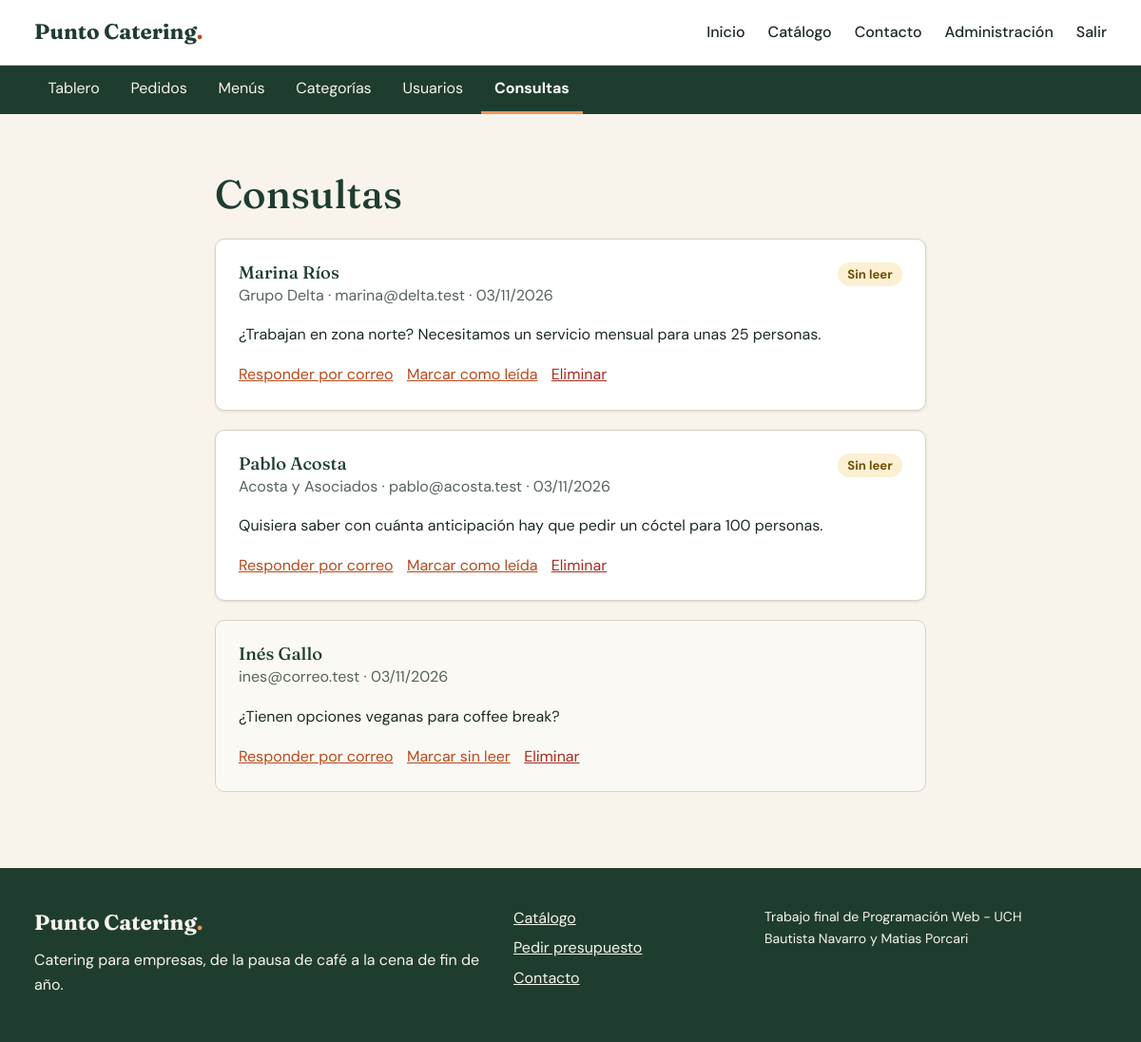
Page /admin/consultas.php (signed in) on the committed database.
### tables this page shows
CREATE TABLE consultas (
    id_consulta  INT UNSIGNED AUTO_INCREMENT PRIMARY KEY,
    nombre       VARCHAR(100) NOT NULL,
    empresa      VARCHAR(120) NOT NULL DEFAULT '',
    correo       VARCHAR(150) NOT NULL,
    mensaje      VARCHAR(1000) NOT NULL,
    leida        TINYINT(1) NOT NULL DEFAULT 0,
    fecha        TIMESTAMP NOT NULL DEFAULT CURRENT_TIMESTAMP
);

### includes/funciones.php (called while the page is built, shortened)
<?php
function escapar(mixed $valor): string
{
    return htmlspecialchars((string) $valor, ENT_QUOTES, 'UTF-8');
}
function formato_fecha(string $fecha): string
{
    return date('d/m/Y', strtotime($fecha));
}

### admin/consultas.php (the view, shortened to what this page needs)
<?php
$conexion = obtener_conexion();
$consultas = $conexion->query('SELECT * FROM consultas ORDER BY leida, fecha DESC')->fetchAll();
require __DIR__ . '/../includes/encabezado.php';
?>
<section class="seccion">
    <div class="contenedor contenedor-angosto">
        <h1>Consultas</h1>
        <?php foreach ($consultas as $consulta): ?>
            <article class="tarjeta consulta <?= $consulta['leida'] ? 'consulta-leida' : '' ?>">
                <header class="consulta-encabezado">
                    <div>
                        <h2><?= escapar($consulta['nombre']) ?></h2>
                        <p class="texto-suave">
                            <?= $consulta['empresa'] !== '' ? escapar($consulta['empresa']) . ' · ' : '' ?><?= escapar($consulta['correo']) ?> · <?= formato_fecha($consulta['fecha']) ?>
                        </p>
                    </div>
                    <?php if (!$consulta['leida']): ?><span class="etiqueta-estado estado-pendiente">Sin leer</span><?php endif; ?>
                </header>
                <p><?= nl2br(escapar($consulta['mensaje'])) ?></p>
                <div class="acciones-fila">
                    <a href="mailto:<?= escapar($consulta['correo']) ?>?subject=<?= rawurlencode('Tu consulta a Punto Catering') ?>">Responder por correo</a>
                    <form method="post">
                        <button class="enlace-boton" type="submit"><?= $consulta['leida'] ? 'Marcar sin leer' : 'Marcar como leída' ?></button>
                    </form>
                    <form method="post" data-confirmar="¿Eliminar esta consulta?">
                        <button class="enlace-boton enlace-peligro" type="submit">Eliminar</button>
                    </form>
                </div>
            </article>
        <?php endforeach; ?>
    </div>
</section>
<?php require __DIR__ . '/../includes/pie.php'; ?>

### recursos/css/estilos.css (style rules this page uses)
:root { --verde-profundo: #1f3d2f; --verde-medio: #2f5d47; --verde-suave: #e3ece5; --naranja: #b84a1b; --naranja-oscuro: #973a13; --crema: #f8f4eb; --crema-oscuro: #efe8d8; --blanco: #ffffff; --tinta: #1d2a23; --tinta-suave: #56635b; --borde: #d9d2c1; --rojo: #a32c20; --rojo-suave: #fbeae7; --verde-exito-suave: #e1f1e4; --ambar-suave: #fbf0d3; --ambar-texto: #6f4f00; --azul-suave: #e2ecf7; --azul-texto: #1d4c80; --gris-suave: #e9e9e6; --fuente-titulos: "Fraunces", Georgia, "Times New Roman", serif; --fuente-texto: "DM Sans", "Segoe UI", Arial, sans-serif; --radio: 10px; --sombra: 0 1px 3px rgba(31, 61, 47, 0.12); }
*, *::before, *::after { box-sizing: border-box; }
body { margin: 0; min-height: 100vh; display: flex; flex-direction: column; background: var(--crema); color: var(--tinta); font-family: var(--fuente-texto); font-size: 1rem; line-height: 1.6; }
h1, h2, h3 { margin: 0 0 0.5em; font-family: var(--fuente-titulos); font-weight: 500; line-height: 1.2; color: var(--verde-profundo); }
h1 { font-size: clamp(1.9rem, 4vw, 2.6rem); }
h2 { font-size: clamp(1.4rem, 3vw, 1.8rem); }
p { margin: 0 0 1em; }
a { color: var(--naranja); }
.contenedor { width: 100%; max-width: 1160px; margin-inline: auto; padding-inline: 16px; }
.contenedor-angosto { max-width: 780px; }
.seccion { padding-block: clamp(2rem, 5vw, 4rem); }
.texto-suave { color: var(--tinta-suave); }
.navegacion > a:not(.boton), .enlace-boton { padding: 0.5rem 0; color: var(--tinta); text-decoration: none; font-weight: 500; }
.enlace-boton { border: 0; background: none; font: inherit; font-weight: 500; cursor: pointer; padding: 0; }
.acciones-fila .enlace-boton { color: var(--naranja); text-decoration: underline; font-weight: 400; }
.acciones-fila .enlace-peligro { color: var(--rojo); }
.tarjeta { margin-bottom: 1.25rem; padding: 1.5rem; background: var(--blanco); border: 1px solid var(--borde); border-radius: var(--radio); box-shadow: var(--sombra); }
.acciones-fila { display: flex; flex-wrap: wrap; align-items: center; gap: 0.25rem 0.9rem; }
.acciones-fila form { margin: 0; }
.etiqueta-estado { display: inline-block; padding: 0.15rem 0.65rem; border-radius: 999px; font-size: 0.82rem; font-weight: 700; white-space: nowrap; }
.estado-pendiente { background: var(--ambar-suave); color: var(--ambar-texto); }
.consulta-leida { box-shadow: none; background: #fbf9f4; }
.consulta-encabezado { display: flex; justify-content: space-between; align-items: flex-start; gap: 1rem; }
.consulta-encabezado h2 { margin-bottom: 0; font-size: 1.15rem; }

### rows in the picture
consultas: nombre "Marina Ríos", empresa "Grupo Delta", correo "marina@delta.test", fecha "03/11/2026", leida "Sin leer", mensaje "¿Trabajan en zona norte? Necesitamos un servicio mensual para unas 25 personas."
consultas: nombre "Pablo Acosta", empresa "Acosta y Asociados", correo "pablo@acosta.test", fecha "03/11/2026", leida "Sin leer", mensaje "Quisiera saber con cuánta anticipación hay que pedir un cóctel para 100 personas."
consultas: nombre "Inés Gallo", correo "ines@correo.test", fecha "03/11/2026", mensaje "¿Tienen opciones veganas para coffee break?", leida "Marcar sin leer"

### other values in the picture
escapar($texto) "Tablero"
escapar($texto) "Pedidos"
escapar($texto) "Menús"
escapar($texto) "Categorías"
escapar($texto) "Usuarios"
escapar($texto) "Consultas"
